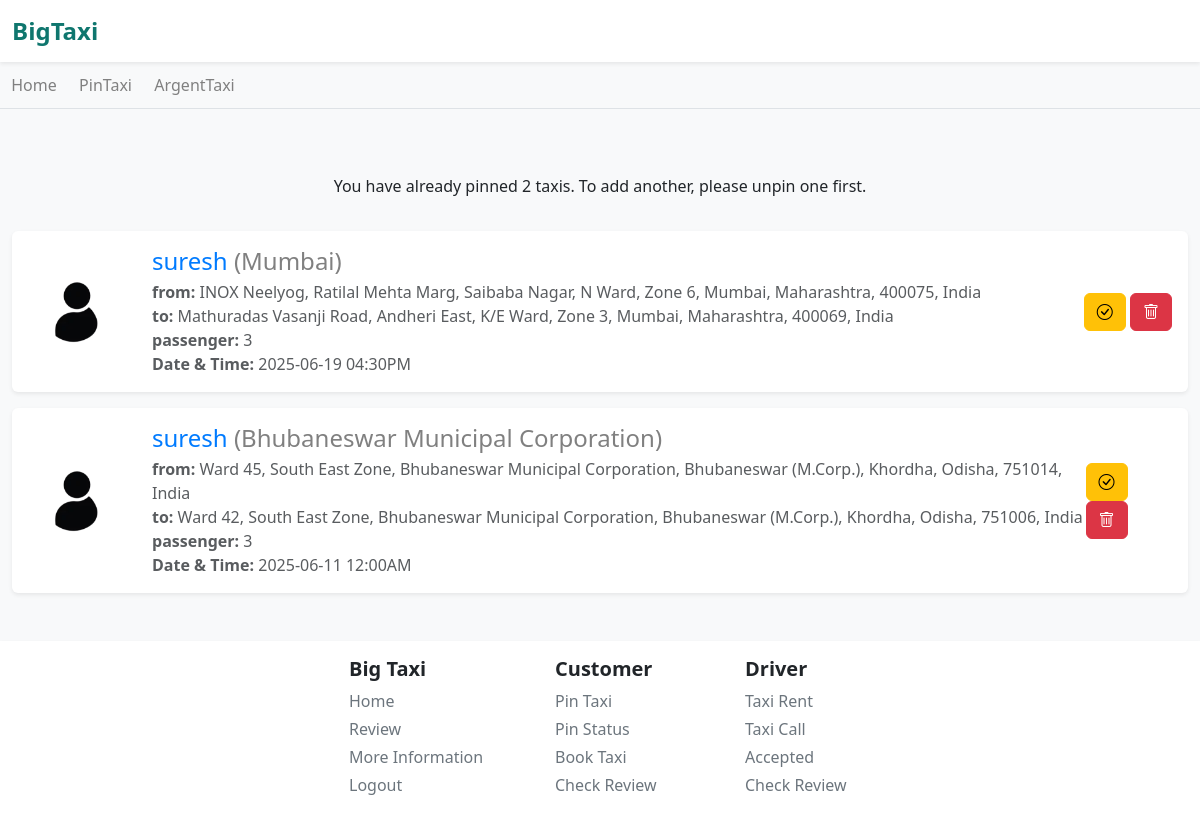
The page /home/pin/ (signed in) on the database its author committed.
### taxi_app/models.py (models this page shows, shortened)
class PinTaxiAvailable(models.Model):
    run = [('not', 'not'),('yes', 'yes')]
    taxiAvaId = models.CharField(max_length=50)
    taxiCity = models.CharField(max_length=500)
    customerId = models.ForeignKey(usersDataModel, on_delete=models.CASCADE)
    currentLocation = models.CharField(max_length=2000)
    toLocation = models.CharField(max_length=2000, default='No Area Found!')
    taxiPassenger = models.IntegerField(default=1)
    pincode = models.CharField(max_length=20, default=' ')
    couponCodeWas = models.CharField(max_length=100, default='Customer Not Have Coupon')
    taxiDate = models.DateField(auto_now_add=True)
    taxiTime = models.TimeField(auto_now_add=True)
    taxiDateAndTimeByUser = models.CharField(max_length=100, default='none')
    priceOfTravel = models.IntegerField(default=0)
    driverCode = models.CharField(max_length=100, default='DRIVERCODE')
    runningStatus = models.CharField(max_length=100, choices=run, default='not')

### Users/models.py (models this page shows, shortened)
class usersDataModel(models.Model):
    UserG = [
        ('Male', 'Male'),
        ('Female', 'Female'),
        ('Other', 'Other'),
        ('Not Check', 'Not Check'),
    ]
    UserC = [
        ('Developer', 'Developer'),
        ('Customer', 'Customer'),
        ('Driver', 'Driver'),
    ]
    ULink = models.ForeignKey(User, on_delete=models.CASCADE)
    UserCode = models.CharField(max_length=100, default='BIGTAXICODE1006463')
    UserCategory = models.CharField(choices=UserC, default='Customer')
    UserMobileNo = models.CharField(max_length=11)
    UserGender = models.CharField(max_length=100, default='Not Check')
    UserAge = models.CharField(max_length=3, default='')
    UserState = models.CharField(max_length=100, default='')
    UserCity = models.CharField(max_length=100, default='')
    UserPincode = models.CharField(max_length=20, default='')
    UserAddress = models.CharField(max_length=200, default='')
    UserPass = models.CharField(max_length=1000, default='password')
    CouponCode = models.CharField(max_length=50, null=True, blank=True)
    UProfileImage = models.ImageField(upload_to='profile/main/', default='profile/default/default.png')
    UProfileName = models.CharField(max_length=1000, default='BiXTaxi User')
    description = models.CharField(max_length=5000, default='No Description!')
    totalTripCount = models.IntegerField(default=0)
    dangerTripCount = models.IntegerField(default=0)

### taxi_app/views.py (the view)
# urls.py: path('pin/', views.pinTaxiFunctionBaseView, name='pinTaxi'),
def pinTaxiFunctionBaseView(request):
    if request.user.is_authenticated:
        showMessage = False
        usernames = request.user.username; user = User.objects.get(username = usernames); dataOfUser = usersDataModel.objects.get(ULink = user); dataPresentLst = PinTaxiAvailable.objects.filter(customerId = dataOfUser)
        profileImage = dataOfUser.UProfileImage; setLimitToForm = 2
        if dataPresentLst:
            valueOfPin = True
            if len(dataPresentLst) > 1:dataOfPin = PinFunction(request, dataPresentLst)
            elif len(dataPresentLst) > 3: dataOfPin = PinFunction(request, dataPresentLst)
            else:  dataOfPin = PinFunction(request, dataPresentLst)
        else: valueOfPin = False; dataOfPin = False
        if len(dataPresentLst) < setLimitToForm:
            DataShow = True
            if request.method == 'POST':
                uCityEnter = request.POST.get('uCity'); uCurrentLocationEnter = request.POST.get('uCurrentLocation'); uPincodeEnter = request.POST.get('uPincode'); uTaxiPassengerEnter = abs(int(request.POST.get('uTaxiPassenger'))); uCouponCodeEnter = request.POST.get('uCouponCode'); uVerifyStatusEnter = request.POST.get('uVerifyStatus'); uBarCodeEnter = request.POST.get('uBarCode'); uLastLocationEnter = request.POST.get('uLastLocation'); utaxiDateAndTimeByUserEnter = request.POST.get('utaxiDateAndTimeByUser')
                if uVerifyStatusEnter == "Driver": uCouponCode = usersDataModel.objects.get(UserCode = uBarCodeEnter); uCouponCodeEnter = uCouponCode.CouponCode
                else:
                    if uCouponCodeEnter: pass
                    else: uCouponCodeEnter = 'Customer Not Have Coupon'
                if utaxiDateAndTimeByUserEnter: dt_obj = datetime.strptime(utaxiDateAndTimeByUserEnter, "%Y-%m-%dT%H:%M"); formatted_datetime = dt_obj.strftime("%Y-%m-%d %I:%M%p")  # %I = 12-hour, %p = AM/PM
                else: formatted_datetime = "none"
                if uTaxiPassengerEnter > 0:
                    checkUser = User.objects.get(username = request.user.username); UDM = usersDataModel.objects.get(ULink = checkUser); CodeNameTaxiAva = 'TAXIAVALIABLE'; CodeNo = 101; TBC = TaxiBarCode.objects.all()
                    if len(TBC) > 0:
                        barLst = [TBCData.barCode for TBCData in TBC]; oldBarCode = barLst[len(barLst) - 1]; newCodes = ''
                        for i in oldBarCode:
                            if i.isdigit(): newCodes += i
                        newBarCode = CodeNameTaxiAva + str(int(newCodes) + 1)
                    else: newBarCode = CodeNameTaxiAva + str(CodeNo)
                    PinTaxiAvailable(taxiAvaId = newBarCode, taxiCity = uCityEnter, customerId = UDM, currentLocation = uCurrentLocationEnter, pincode = uPincodeEnter, taxiPassenger = uTaxiPassengerEnter, couponCodeWas = uCouponCodeEnter, toLocation = uLastLocationEnter, taxiDateAndTimeByUser = formatted_datetime).save(); TaxiBarCode(barCode = newBarCode).save()
                    return redirect('taxi_app:pinTaxi')
                else: messages.warning(request, 'Passenger Limit is Zero. Then why you need to pin taxi'); showMessage = True; return render(request, 'main/pinTaxi.html')
        else: DataShow = False
        context = { 'showMessage' : showMessage, 'valueOfPin' : valueOfPin, 'dataOfPin' : dataOfPin, 'usernames' : usernames, 'DataShow' : DataShow, 'profileImage' : profileImage}
        return render(request, 'main/pinTaxi.html', context)
    else: return redirect('driver:login')

### taxi_app/views.py (called while the page is built)
def PinFunction(request, dataPresentLst):
    dataOfPinLst = []; IdLst = []; codeLst = []
    for a1 in dataPresentLst:
        dataOfPinLst += [a1]
    DataOf = [1 if ReportDriverInPinTaxi.objects.filter(pinBarCode = i) else 0 for i in dataPresentLst]
    if 1 in DataOf:
        indexPosition, NoIndex = [index for index, value in enumerate(DataOf) if value == 1], [index for index, value in enumerate(DataOf) if value == 0]
        for i in indexPosition: IdLst.append(str(dataOfPinLst[i].taxiAvaId)); codeLst.append(str(dataOfPinLst[i].taxiAvaId))
        for j in NoIndex: IdLst.insert(j, '')
    request.session['ReportAccessBarCode'] = codeLst
    DataZip = list(zip(dataOfPinLst, DataOf))
    return DataZip

### templates/main/pinTaxi.html (shortened to what this page needs)
{% extends 'base.html' %} {% block body %}
<link rel="stylesheet" href="../../static/css/pinTaxi.css" />
<link rel="stylesheet" href="https://unpkg.com/leaflet/dist/leaflet.css" />
{% if DataShow %}
<div class="container mb-4">
  <div class="form-section">
    <h4>Customer Need To Pin Taxi</h4>
    {% if showMessage %}
      {% if messages %}
      <div>
        {% for message in messages %}
        <div
          class="alert {% if message.tags == 'success' %}alert-success {% elif message.tags == 'warning' %}alert-warning {% else %}alert-info{% endif %}"
        >
          {{ message }}
        </div>
        {% endfor %}
      </div>
      {% endif %}
    {% endif %}
    <form method="POST">
      {% csrf_token %}
      <div class="mb-3 text-start position-relative">
        <label class="form-label">Passenger:</label>
        <input
          type="number"
          class="form-control"
          name="uTaxiPassenger"
          min="0"
          placeholder="maximum no of passenger travel*"
          required
        />
      </div>
      <div class="mb-3 text-start position-relative">
        <label class="form-label">Current Location Address:</label>
        <input
          type="text"
          class="form-control"
          name="uCurrentLocation"
          id="currentLocationUser"
          placeholder="enter your current address*"
          required
        />
        <button
          type="button"
          id="search-current-location-btn"
          class="btn btn-outline-secondary mt-2 ms-2"
        >
          Search Location
        </button>
        <button
          type="button"
          id="open-current-map-btn"
          class="btn btn-outline-primary mt-2"
        >
          Select Location on Map
        </button>
        <div
          id="currentMap"
          style="display: none; height: 300px; margin-top: 10px"
        ></div>
        <button
          type="button"
          id="confirm-current-btn"
          class="btn btn-success mt-2"
          style="display: none"
        >
          Use This Location
        </button>
      </div>
      <div class="mb-3 text-start position-relative">
        <label class="form-label">To Location Address:</label>
        <input
          type="text"
          class="form-control"
          name="uLastLocation"
          id="toLocationInput"
          placeholder="enter your last destination*"
          required
        />
        <button
          type="button"
          id="search-location-btn"
          class="btn btn-outline-secondary mt-2 ms-2"
        >
          Search Location
        </button>
        <button
          type="button"
          id="open-map-btn"
          class="btn btn-outline-primary mt-2"
        >
          Select Location on Map
        </button>
        <div id="map"></div>
        <button type="button" id="confirm-btn" class="btn btn-success mt-2">
          Use This Location
        </button>
      </div>
      <div class="mb-3 text-start position-relative">
        <label class="form-label">Travel City From:</label>
        <input
          type="text"
          class="form-control"
          name="uCity"
          id="user-city"
          value=""
          placeholder="Select your starting location from the map. It will be filled automatically, but please make sure to verify the city as well*"
          readonly
          />
        <input
          type="number"
          class="form-control"
          name="uPincode"
          id="pincodeInput"
          required
          hidden
        />
      </div>
      <div class="mb-3 text-start position-relative">
        <label class="form-label" for="datetime"
          >Select travel date and time:</label
        >
        <input
          type="datetime-local"
          id="datetime"
          class="form-control"
          name="utaxiDateAndTimeByUser"
          required
        />
      </div>
      {% if userCategoryis == 'Customer' %}
      <div class="mb-3 text-start position-relative">
        <label class="form-label">Coupon Code:</label>
        <input
          type="text"
          class="form-control"
          name="uCouponCode"
          placeholder="Discount Coupon Code"
        />
        <input
          type="text"
          class="form-control"
          name="uVerifyStatus"
          value="{{ userCategoryis }}"
          hidden
        />
        <input
          type="text"
          class="form-control"
          name="uBarCode"
          value="{{ userBarCodeAccessis }}"
          hidden
        />
      </div>
      {% elif userCategoryis == 'Driver' %}
      <input
        type="text"
        class="form-control"
        name="uVerifyStatus"
        value="{{ userCategoryis }}"
        hidden
      />
      <input
        type="text"
        class="form-control"
        name="uBarCode"
        value="{{ userBarCodeAccessis }}"
        hidden
      />
      {% endif %}
      <div class="w-100 d-flex justify-content-center gap-5">
        <a href="{% url 'taxi_app:home' %}" class="btn btn-primary w-pin-taxi"
          >Back</a
        >
        <button type="submit" class="btn btn-success w-pin-taxi">Post</button>
      </div>
    </form>
  </div>
</div>
{% else %}
<div class="container mt-5">
  <div class="alert text-center">
    You have already pinned 2 taxis. To add another, please unpin one first.
  </div>
</div>
{% endif %}
{% if valueOfPin %}
  {% for DP, FIR in dataOfPin %}
<div class="container-xxl my-3">
  {% if FIR %}
    <div class="bg-warning shadow-sm rounded p-3 d-flex align-items-center flex-wrap flex-md-nowrap" style="border-radius: 50%;">
  {% else %}
    <div class="bg-white shadow-sm rounded p-3 d-flex align-items-center flex-wrap flex-md-nowrap" style="border-radius: 50%;">
  {% endif %}
    <div class="me-4 mb-3 mb-md-0">
      <img
        src="/media/{{ profileImage }}"
        alt="User Profile"
        class="rounded-circle"
        style="width: 100px; height: 100px; object-fit: cover; border-radius: 50%;"
      />
    </div>
    <div class="me-auto">
      <h4 class="mb-1">
        {{ usernames }}
        <span class="taxi-passenger-limit-text">({{ DP.taxiCity }})</span>
      </h4>
      <p class="text-muted mb-0">
        <strong>from:</strong> {{ DP.currentLocation|truncatewords:15 }}
      </p>
      <p class="text-muted mb-0"><strong>to:</strong> {{ DP.toLocation|truncatewords:15 }}</p>
      <p class="text-muted mb-0"><strong>passenger:</strong> {{ DP.taxiPassenger }}</p>
      <p class="text-muted mb-0"><strong>Date & Time:</strong> {{ DP.taxiDateAndTimeByUser }}</p>
    </div>
    <div class="mt-3 mt-md-0">
      {% if FIR %}
        <a href="{% url 'taxi_app:checkPinReport' DP.taxiAvaId %}" class="btn btn-primary"><i class="bi bi-file-earmark-text"></i></a>
        <a href="{% url 'taxi_app:repostPin' DP.taxiAvaId %}" class="btn btn-success"><i class="bi bi-arrow-clockwise"></i></a>
        <a href="{% url 'taxi_app:deletePinTaxiReport' DP.taxiAvaId %}" class="btn btn-danger"><i class="bi bi-trash"></i></a>
      {% else %}
        <a href="{% url 'taxi_app:pinStatus' DP.taxiAvaId %}" class="btn btn-warning button-home"><i class="bi bi-check-circle"></i></a>
        <a href="{% url 'taxi_app:deletePinTaxiDetail' DP.taxiAvaId %}" class="btn btn-danger button-home-red"><i class="bi bi-trash"></i></a>
      {% endif %}
    </div>
  </div>
</div>
{% endfor %}
{% endif %}
{% endblock %}

### static/css/pinTaxi.css (style rules this page uses)
body { background-color: #f8fafc; }
h4 { color: #007bff; margin-bottom: 1.5rem; }
.taxi-passenger-limit-text { color: gray; }

### templates/inc/navbar.html (style rules this page uses)
a { text-decoration: none; }

### templates/inc/footer.html (style rules this page uses)
a { text-decoration: none; }

### rows shown on the page
PinTaxiAvailable: UProfileImage (placeholder picture), taxiCity "Mumbai", currentLocation "INOX Neelyog, Ratilal Mehta Marg, Saibaba Nagar, N Ward, Zone 6, Mumbai, Maharashtra, 400075, India", toLocation "Mathuradas Vasanji Road, Andheri East, K/E Ward, Zone 3, Mumbai, Maharashtra, 400069, India", taxiPassenger "3", taxiDateAndTimeByUser "2025-06-19 04:30PM"
PinTaxiAvailable: UProfileImage (placeholder picture), taxiCity "Bhubaneswar Municipal Corporation", currentLocation "Ward 45, South East Zone, Bhubaneswar Municipal Corporation, Bhubaneswar (M.Corp.), Khordha, Odisha, 751014, India", toLocation "Ward 42, South East Zone, Bhubaneswar Municipal Corporation, Bhubaneswar (M.Corp.), Khordha, Odisha, 751006, India", taxiPassenger "3", taxiDateAndTimeByUser "2025-06-11 12:00AM"

### other values the page prints
{{ usernames }} "suresh"
